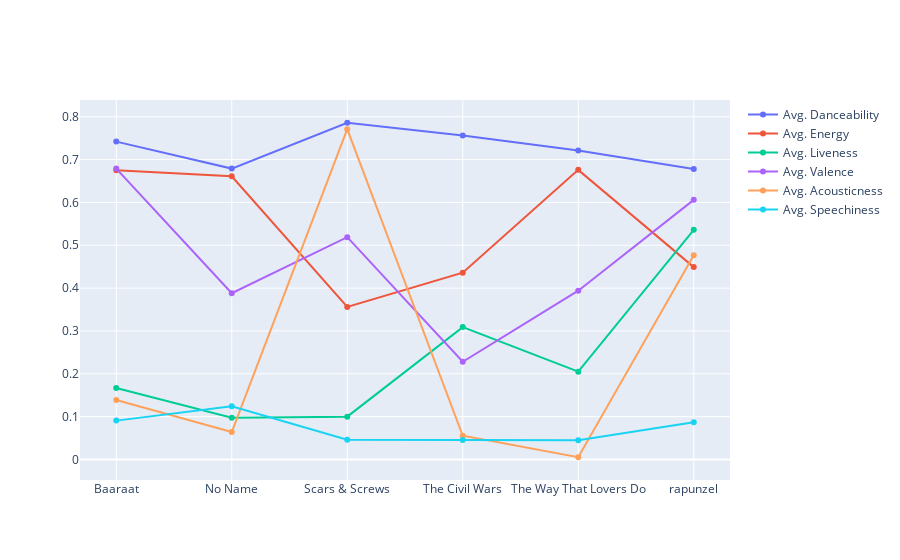

Notebook source saved alongside this figure:
### Markdown cell above
### Trace using plotly

### Code cell
album = summaryDF['album']
fig = go.Figure()
fig.add_trace(go.Scatter(x=album, y=DF1['danceability'],
                         mode='lines+markers', name='Avg. Danceability',))
fig.add_trace(go.Scatter(x=album, y=DF1['energy'],
                         mode='lines+markers', name='Avg. Energy'))
fig.add_trace(go.Scatter(x=album, y=DF1['liveness'],
                         mode='lines+markers', name='Avg. Liveness'))
fig.add_trace(go.Scatter(x=album, y=DF1['valence'],
                         mode='lines+markers', name='Avg. Valence'))
fig.add_trace(go.Scatter(x=album, y=DF1['acousticness'],
                         mode='lines+markers', name='Avg. Acousticness'))
fig.add_trace(go.Scatter(x=album, y=DF1['speechiness'],
                         mode='lines+markers', name='Avg. Speechiness'))

### Figure 1 — Plotly figure (JSON) as saved in the notebook; plotly's stock layout.template omitted (floating-point values rounded to 4 significant figures)
{"data": [{"mode": "lines+markers", "name": "Avg. Danceability", "type": "scatter", "x": ["Baaraat", "No Name", "Scars & Screws", "The Civil Wars", "The Way That Lovers Do", "rapunzel"], "y": [0.742, 0.679, 0.786, 0.756, 0.721, 0.678, 0.552, 0.606, 0.661, 0.533, 0.659, 0.43, 0.254, 0.364, 0.358, 0.747, 0.512, 0.738, 0.739, 0.481, 0.611, 0.317, 0.541, 0.661, 0.348, 0.338, 0.534, 0.36, 0.784, 0.831, 0.601, 0.824, 0.814, 0.435, 0.666, 0.432, 0.833, 0.338, 0.401, 0.585, 0.58, 0.37, 0.693, 0.439, 0.677, 0.656, 0.507, 0.735, 0.49, 0.502, 0.696, 0.504]}, {"mode": "lines+markers", "name": "Avg. Energy", "type": "scatter", "x": ["Baaraat", "No Name", "Scars & Screws", "The Civil Wars", "The Way That Lovers Do", "rapunzel"], "y": [0.675, 0.661, 0.356, 0.436, 0.676, 0.449, 0.667, 0.488, 0.415, 0.678, 0.277, 0.199, 0.349, 0.172, 0.58, 0.265, 0.381, 0.599, 0.39, 0.669, 0.525, 0.451, 0.254, 0.481, 0.31, 0.56, 0.458, 0.247, 0.39, 0.364, 0.459, 0.543, 0.786, 0.588, 0.35, 0.429, 0.639, 0.0948, 0.161, 0.625, 0.589, 0.301, 0.459, 0.313, 0.454, 0.436, 0.516, 0.501, 0.229, 0.446, 0.543, 0.405]}, {"mode": "lines+markers", "name": "Avg. Liveness", "type": "scatter", "x": ["Baaraat", "No Name", "Scars & Screws", "The Civil Wars", "The Way That Lovers Do", "rapunzel"], "y": [0.167, 0.0976, 0.1, 0.309, 0.205, 0.536, 0.0777, 0.184, 0.31, 0.145, 0.128, 0.145, 0.234, 0.0916, 0.127, 0.11, 0.109, 0.13, 0.0732, 0.139, 0.112, 0.0898, 0.101, 0.0789, 0.111, 0.108, 0.095, 0.104, 0.139, 0.0736, 0.144, 0.178, 0.0976, 0.156, 0.238, 0.136, 0.101, 0.1, 0.118, 0.0376, 0.121, 0.113, 0.12, 0.0464, 0.274, 0.221, 0.128, 0.104, 0.126, 0.331, 0.394, 0.102]}, {"mode": "lines+markers", "name": "Avg. Valence", "type": "scatter", "x": ["Baaraat", "No Name", "Scars & Screws", "The Civil Wars", "The Way That Lovers Do", "rapunzel"], "y": [0.679, 0.388, 0.519, 0.228, 0.394, 0.606, 0.348, 0.468, 0.286, 0.683, 0.24, 0.477, 0.303, 0.105, 0.352, 0.2, 0.114, 0.575, 0.285, 0.351, 0.299, 0.459, 0.251, 0.154, 0.0474, 0.576, 0.275, 0.279, 0.316, 0.649, 0.231, 0.548, 0.797, 0.516, 0.272, 0.205, 0.448, 0.237, 0.112, 0.666, 0.363, 0.149, 0.35, 0.243, 0.273, 0.196, 0.486, 0.551, 0.281, 0.311, 0.3, 0.176]}, {"mode": "lines+markers", "name": "Avg. Acousticness", "type": "scatter", "x": ["Baaraat", "No Name", "Scars & Screws", "The Civil Wars", "The Way That Lovers Do", "rapunzel"], "y": [0.139, 0.0641, 0.771, 0.0554, 0.0052, 0.477, 0.0381, 0.597, 0.0202, 0.663, 0.443, 0.906, 0.85, 0.92, 0.768, 0.745, 0.784, 0.434, 0.0475, 0.92, 0.767, 0.537, 0.929, 0.662, 0.845, 0.204, 0.299, 0.838, 0.286, 0.0268, 0.195, 0.101, 0.069, 0.735, 0.204, 0.0095, 0.152, 0.884, 0.781, 0.0444, 0.343, 0.845, 0.733, 0.692, 0.83, 0.845, 0.457, 0.627, 0.804, 0.466, 0.438, 0.786]}, {"mode": "lines+markers", "name": "Avg. Speechiness", "type": "scatter", "x": ["Baaraat", "No Name", "Scars & Screws", "The Civil Wars", "The Way That Lovers Do", "rapunzel"], "y": [0.0907, 0.124, 0.0462, 0.0457, 0.045, 0.0869, 0.333, 0.0255, 0.183, 0.0256, 0.119, 0.0348, 0.0379, 0.0335, 0.045, 0.0354, 0.0258, 0.0393, 0.0918, 0.455, 0.0354, 0.0347, 0.0387, 0.0294, 0.0413, 0.0298, 0.233, 0.0396, 0.0615, 0.124, 0.44, 0.209, 0.232, 0.0336, 0.0389, 0.0293, 0.0676, 0.0434, 0.0372, 0.0765, 0.327, 0.0322, 0.0407, 0.0291, 0.0673, 0.0744, 0.106, 0.167, 0.0273, 0.0365, 0.0454, 0.0515]}], "layout": {}}
